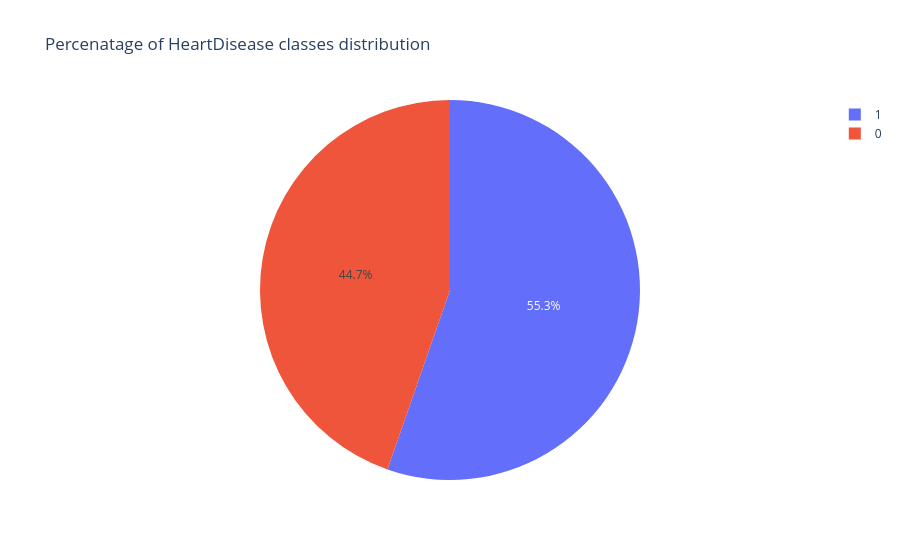

Notebook code for this chart:
### Code cell
px.pie(heart_df,names='HeartDisease',title='Percenatage of HeartDisease classes distribution')

### Figure 1 — Plotly figure (JSON) as saved in the notebook; plotly's stock layout.template omitted (floating-point values rounded to 4 significant figures; data arrays with more than 128 entries replaced by an {"elided": "..."} marker saying what was removed)
{"data": [{"domain": {"x": [0, 1], "y": [0, 1]}, "hovertemplate": "HeartDisease=%{label}<extra></extra>", "labels": {"elided": "918 int values"}, "legendgroup": "", "name": "", "showlegend": true, "type": "pie"}], "layout": {"legend": {"tracegroupgap": 0}, "title": {"text": "Percenatage of HeartDisease classes distribution"}}}
